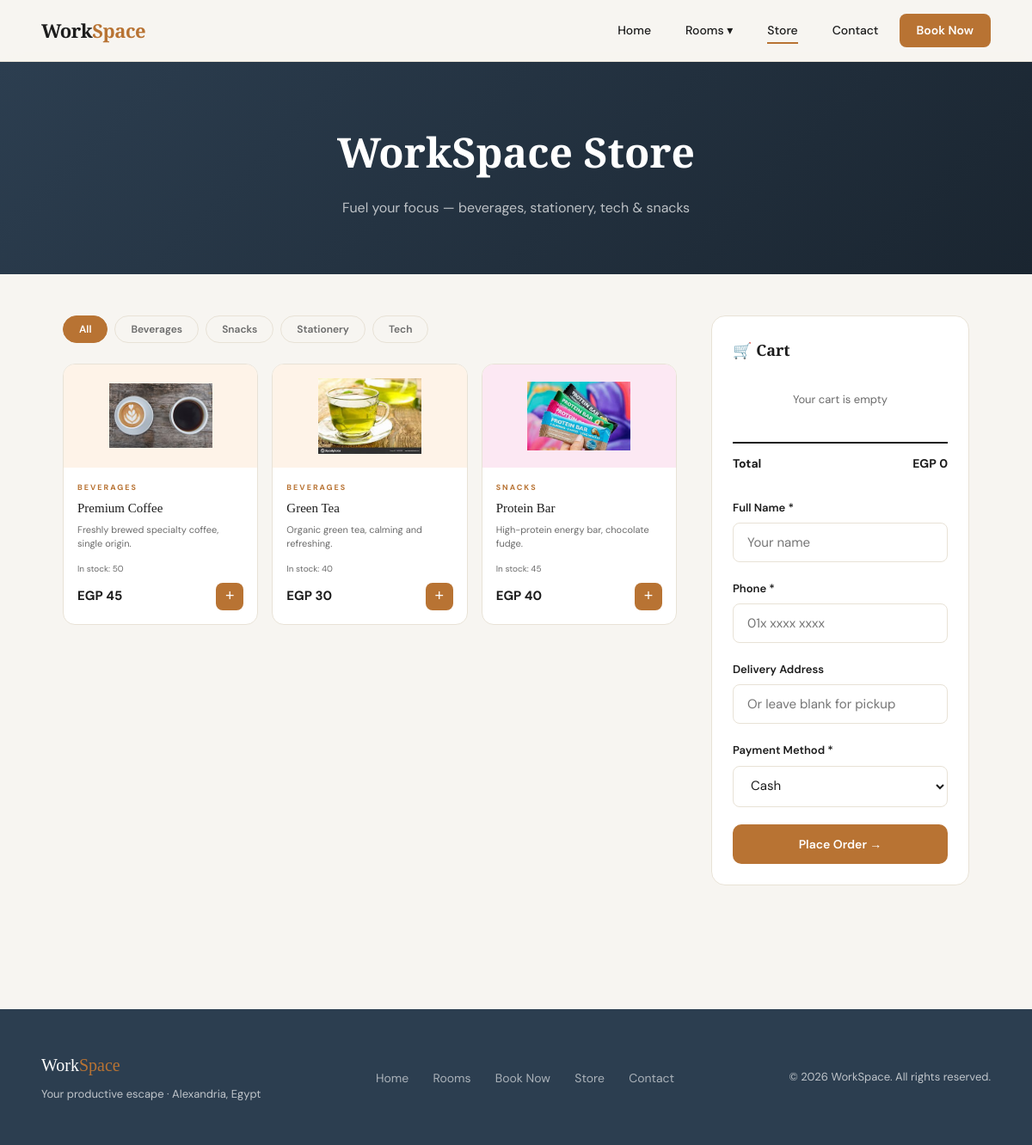
The page /store.php on the database its author committed.
### tables this page shows
CREATE TABLE IF NOT EXISTS products (
  id          INT AUTO_INCREMENT PRIMARY KEY,
  name        VARCHAR(100) NOT NULL,
  category    VARCHAR(60),
  price       DECIMAL(10,2) NOT NULL,
  stock       INT DEFAULT 0,
  description TEXT,
  is_active   TINYINT(1) DEFAULT 1
);

### store.php (the view, shortened to what this page needs)
<?php
require_once 'config.php';
if (DB_CONNECTED) {
  $products = $conn->query("SELECT * FROM products WHERE is_active=1 AND stock>0 ORDER BY category,id")->fetch_all(MYSQLI_ASSOC);
} else {
  $products = $demo_products;
}
$categories = array_unique(array_column($products,'category'));
?>
<!DOCTYPE html>
<html lang="en">
<head>
  <link rel="stylesheet" href="css/style.css">
</head>
<body>
<?php include 'nav.php'; ?>
<div class="page-hero">
  <h1 class="anim-fade-up">WorkSpace Store</h1>
  <p class="anim-fade-up-2">Fuel your focus — beverages, stationery, tech & snacks</p>
</div>
<div class="store-layout">
  <div>
    <div class="cat-filter">
      <button class="cat-btn active" onclick="filterCat('all',this)">All</button>
      <?php foreach ($categories as $cat): ?>
      <button class="cat-btn" onclick="filterCat('<?= htmlspecialchars($cat) ?>',this)"><?= htmlspecialchars($cat) ?></button>
      <?php endforeach; ?>
    </div>
    <?php
    $productImages = [
      1 => 'Latte_and_dark_coffee.jpg',
      2 => 'grean tea.jpg',
      3 => 'note book a5.jpg',
      4 => 'mechanical pencil.jpg',
      5 => 'usb c cable.jpg',
      6 => 'protein bar.jpg'
    ];
    $catColors = ['Beverages'=>'#fef3e8','Stationery'=>'#e8f0fe','Tech'=>'#e8f5e8','Snacks'=>'#fce8f3'];
    ?>
    <div class="prod-grid">
      <?php foreach ($products as $p):
        $productImage = $productImages[$p['id']] ?? 'default.jpg';
        $color = $catColors[$p['category']] ?? '#f0ece3';
      ?>
      <div class="prod-card reveal" data-cat="<?= htmlspecialchars($p['category']) ?>">
        <div class="prod-img" style="background:<?= $color ?>">
          <img src="img/<?= rawurlencode($productImage) ?>" alt="<?= htmlspecialchars($p['name']) ?>" class="prod-icon">
        </div>
        <div class="prod-body">
          <div class="prod-cat"><?= htmlspecialchars($p['category']) ?></div>
          <div class="prod-name"><?= htmlspecialchars($p['name']) ?></div>
          <p class="prod-desc"><?= htmlspecialchars($p['description']) ?></p>
          <div class="prod-stock">In stock: <?= intval($p['stock']) ?></div>
          <div class="prod-footer">
            <div class="prod-price">EGP <?= number_format($p['price'],0) ?></div>
            <button class="add-btn"
              onclick="addToStoreCart(<?= $p['id'] ?>,'<?= htmlspecialchars(addslashes($p['name'])) ?>',<?= $p['price'] ?>,'<?= $productImage ?>')"
              title="Add to cart">+</button>
          </div>
        </div>
      </div>
      <?php endforeach; ?>
    </div>
  </div>
  <div class="cart-card">
    <h3>🛒 Cart <span id="store-cart-badge">0</span></h3>
    <div class="cart-items-list" id="cart-list">
      <div class="cart-empty">Your cart is empty</div>
    </div>
    <div class="cart-total">
      <span>Total</span>
      <span id="cart-total-val">EGP 0</span>
    </div>
    <form method="POST" id="order-form">
      <div class="form-group">
        <label>Full Name *</label>
        <input type="text" name="customer_name" placeholder="Your name" required>
      </div>
      <div class="form-group">
        <label>Phone *</label>
        <input type="tel" name="customer_phone" placeholder="01x xxxx xxxx" required>
      </div>
      <div class="form-group">
        <label>Delivery Address</label>
        <input type="text" name="customer_address" placeholder="Or leave blank for pickup">
      </div>
      <div class="form-group">
        <label>Payment Method *</label>
        <select name="payment_method">
          <option>Cash</option>
        </select>
      </div>
      <button type="submit" class="btn btn-primary" style="width:100%" onclick="prepareOrderData()">
        Place Order →
      </button>
    </form>
  </div>
</div>
<?php include 'footer.php'; ?>
</body>
</html>

### nav.php (shortened to what this page needs)
<?php
$current = basename($_SERVER['PHP_SELF']);
?>
<nav>
  <a class="nav-logo" href="index.php">Work<span>Space</span></a>
  <ul class="nav-menu">
    <li><a href="index.php"    <?= $current==='index.php'    ? 'class="active"' : '' ?>>Home</a></li>
    <li>
      <a href="rooms.php"      <?= $current==='rooms.php'    ? 'class="active"' : '' ?>>Rooms ▾</a>
    </li>
    <li><a href="store.php"    <?= $current==='store.php'    ? 'class="active"' : '' ?>>Store</a></li>
    <li><a href="contact.php"  <?= $current==='contact.php'  ? 'class="active"' : '' ?>>Contact</a></li>
    <li>
      <a href="booking.php" class="nav-cta <?= $current==='booking.php' ? 'active' : '' ?>">Book Now</a>
    </li>
  </ul>
</nav>

### footer.php
<footer>
  <div class="footer-inner">
    <div>
      <div class="footer-logo">Work<span>Space</span></div>
      <div style="font-size:13px; margin-top:6px;">Your productive escape · Alexandria, Egypt</div>
    </div>
    <div>
      <a href="index.php">Home</a>
      <a href="rooms.php">Rooms</a>
      <a href="booking.php">Book Now</a>
      <a href="store.php">Store</a>
      <a href="contact.php">Contact</a>
    </div>
    <div class="footer-copy">© <?= date('Y') ?> WorkSpace. All rights reserved.</div>
  </div>
</footer>

### css/style.css (style rules this page uses)
:root { --bg: #f7f5f1; --white: #ffffff; --ink: #1c1c1c; --muted: #6b6b6b; --accent: #b87333; --accent2: #2c3e50; --card: #ffffff; --border: #e8e2d6; --shadow: 0 4px 24px rgba(0,0,0,0.08); --radius: 12px; --nav-h: 72px; }
*, *::before, *::after { box-sizing: border-box; margin: 0; padding: 0; }
html { scroll-behavior: smooth; }
body { background: var(--bg); color: var(--ink); font-family: 'DM Sans', sans-serif; font-size: 16px; line-height: 1.7; padding-top: var(--nav-h); }
nav { position: fixed; top: 0; left: 0; right: 0; height: var(--nav-h); background: rgba(247,245,241,0.95); backdrop-filter: blur(12px); border-bottom: 1px solid var(--border); display: flex; align-items: center; justify-content: space-between; padding: 0 48px; z-index: 1000; }
.nav-logo { font-family: 'Playfair Display', serif; font-size: 22px; font-weight: 700; color: var(--ink); text-decoration: none; letter-spacing: -0.5px; }
.nav-logo span { color: var(--accent); }
.nav-menu { display: flex; list-style: none; gap: 8px; align-items: center; }
.nav-menu > li { position: relative; }
.nav-menu > li > a { display: block; padding: 8px 16px; color: var(--ink); text-decoration: none; font-size: 14px; font-weight: 500; border-radius: 8px; transition: background 0.2s, color 0.2s; position: relative; }
.nav-menu > li > a::after { content: ''; position: absolute; bottom: 4px; left: 16px; right: 16px; height: 2px; background: var(--accent); transform: scaleX(0); transform-origin: left; transition: transform 0.25s ease; }
.nav-menu > li > a:hover::after, .nav-menu > li > a.active::after { transform: scaleX(1); }
.nav-cta { background: var(--accent); color: white !important; border-radius: 8px; padding: 8px 20px !important; font-weight: 600 !important; transition: opacity 0.2s !important; }
.nav-cta::after { display: none !important; }
.anim-fade-up { animation: fadeUp 0.7s ease both; }
.anim-fade-up-2 { animation: fadeUp 0.7s 0.15s ease both; }
.btn { display: inline-block; padding: 14px 32px; border-radius: 10px; font-size: 14px; font-weight: 600; text-decoration: none; cursor: pointer; border: none; transition: all 0.2s; font-family: 'DM Sans', sans-serif; }
.btn-primary { background: var(--accent); color: white; }
footer { background: var(--accent2); color: rgba(255,255,255,0.7); padding: 48px; margin-top: 80px; }
.footer-inner { max-width: 1200px; margin: 0 auto; display: flex; justify-content: space-between; align-items: center; flex-wrap: wrap; gap: 16px; }
.footer-logo { font-family: 'Playfair Display', serif; font-size: 20px; color: white; }
.footer-logo span { color: var(--accent); }
footer a { color: rgba(255,255,255,0.6); text-decoration: none; margin: 0 12px; font-size: 14px; }
.footer-copy { font-size: 13px; }
.form-group { margin-bottom: 20px; }
.form-group label { display: block; font-size: 13px; font-weight: 600; margin-bottom: 6px; color: var(--ink); }
.form-group input, .form-group select, .form-group textarea { width: 100%; padding: 12px 16px; border: 1.5px solid var(--border); border-radius: 8px; font-family: 'DM Sans', sans-serif; font-size: 15px; background: var(--white); color: var(--ink); transition: border-color 0.2s, box-shadow 0.2s; outline: none; }

### rows shown on the page
products: shows a picture, category "BEVERAGES", name "Premium Coffee", description "Freshly brewed specialty coffee, single origin.", stock "50", price "45"
products: shows a picture, category "BEVERAGES", name "Green Tea", description "Organic green tea, calming and refreshing.", stock "40", price "30"
products: shows a picture, category "SNACKS", name "Protein Bar", description "High-protein energy bar, chocolate fudge.", stock "45", price "40"

### other values the page prints
$cat "Beverages"
$cat "Snacks"
$cat "Stationery"
$cat "Tech"
